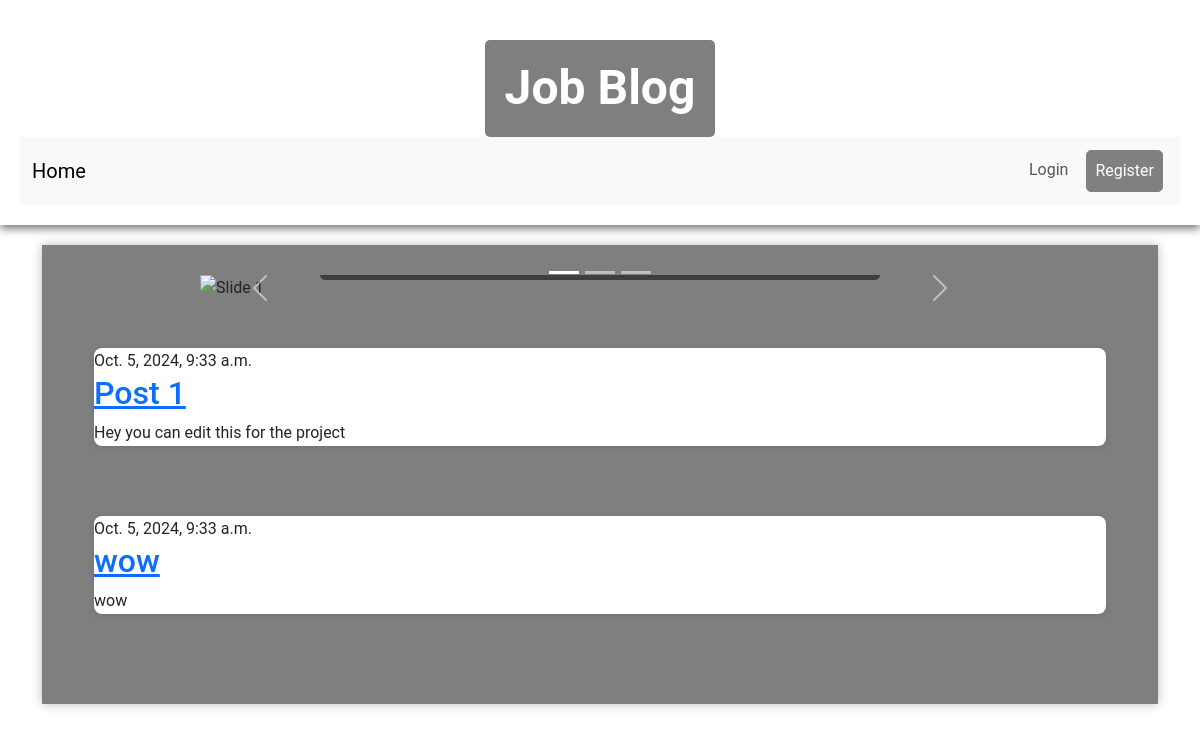
Before: / with the older database file.
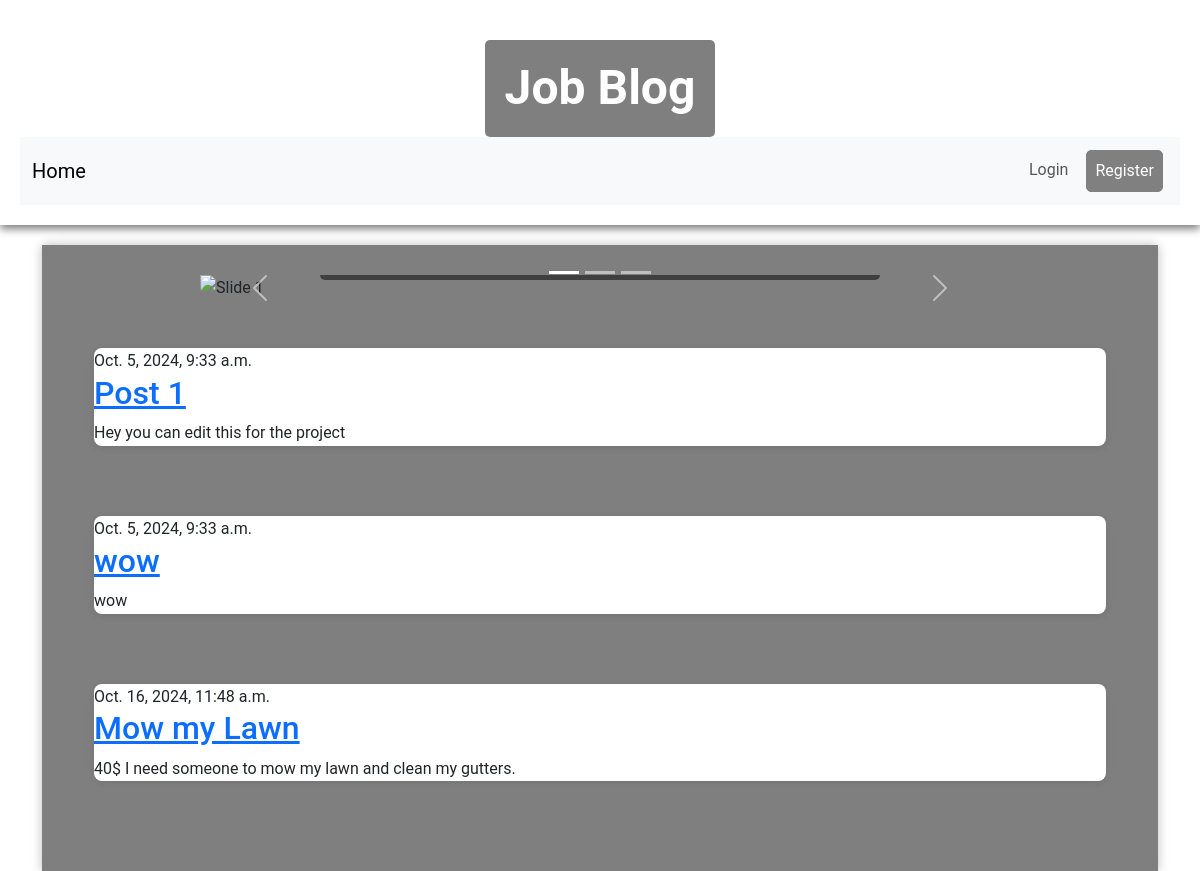
After: the same page with the newer database file.
### blog/models.py (models this page shows, shortened)
class Post(models.Model):
    author = models.ForeignKey(User, on_delete=models.CASCADE)
    title = models.CharField(max_length=200)
    text = models.TextField()
    created_date = models.DateTimeField(default=timezone.now)
    published_date = models.DateTimeField(blank=True, null=True)

### blog/views.py (the view)
# urls.py: path('', views.home, name='home'),
def home(request):
    template = 'blog/home.html'
    posts = Post.objects.filter(published_date__lte=timezone.now()).order_by('published_date')
    return render(request, template, {'posts': posts})

### blog/templates/blog/home.html (shortened to what this page needs)
{% extends 'blog/base.html' %}
{% block content %}
<div class="wrapper mt-0">
    <div id="carouselExampleCaptions" class="carousel slide" data-bs-ride="false">
        <div class="carousel-indicators">
            <button type="button" data-bs-target="#carouselExampleCaptions" data-bs-slide-to="0" class="active" aria-current="true" aria-label="Slide 1"></button>
            <button type="button" data-bs-target="#carouselExampleCaptions" data-bs-slide-to="1" aria-label="Slide 2"></button>
            <button type="button" data-bs-target="#carouselExampleCaptions" data-bs-slide-to="2" aria-label="Slide 3"></button>
        </div>
        <div class="carousel-inner">
            <div class="carousel-item active">
                <img src="https://www.prevuehr.com/drive/uploads/2020/03/AdobeStock_208777718.jpeg" class="d-block w-100" alt="Slide 1">
                <div class="carousel-caption d-none d-md-block">
                </div>
            </div>
        </div>
        <a class="carousel-control-prev" href="#carouselExampleCaptions" role="button" data-bs-slide="prev">
            <span class="carousel-control-prev-icon" aria-hidden="true"></span>
        </a>
        <a class="carousel-control-next" href="#carouselExampleCaptions" role="button" data-bs-slide="next">
            <span class="carousel-control-next-icon" aria-hidden="true"></span>
        </a>
    </div>
    {% for post in posts %}
    <div class="container mt-5">
        <article class="post">
            <time class="date">
                {{ post.published_date }}
            </time>
            <h2><a href="{% url 'post_detail' pk=post.pk %}">{{ post.title }}</a></h2>
            <p>{{ post.text|linebreaksbr }}</p>
        </article>
    </div>
    {% endfor %}
</div>
{% endblock %}

Changed rows visible on the page:
added Post: published_date "Oct. 16, 2024, 11:48 a.m.", title "Mow my Lawn", text "40$ I need someone to mow my lawn and clean my gutters."
